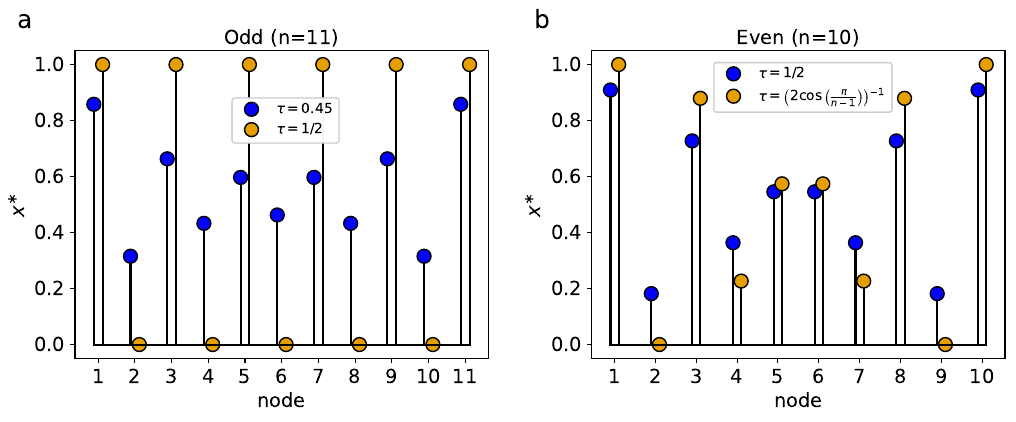

Source code (Python):
import matplotlib.pyplot as plt
import networkx as nx
import numpy as np
import os
import sys
from matplotlib.lines import Line2D

def get_path_graph(size):
    G = nx.Graph()
    for i in range(size-1):
        G.add_edges_from([(i+1, i+2)])
        
    return G
    
def get_fixed_point(tau, A):
    M = -tau * A - np.identity(len(A))
    point = np.linalg.solve(M, -np.ones(len(G)))
    
    return point

def get_plot(G, tau, ax=None, fig=None):

    A = nx.to_numpy_array(G)
    point = get_fixed_point(tau, A)
        
    ax.stem([ node for node in G ], point, linefmt=':')
    
    ax.set_xticks([ node for node in G ], [ node for node in G ], fontsize=12)
    ax.set_yticks([ 0.0, 0.2, 0.4, 0.6, 0.8, 1.0 ], [ 0.0, 0.2, 0.4, 0.6, 0.8, 1.0 ], fontsize=12)

    ax.set_xlabel('node', fontsize=14)
    ax.set_ylabel(r'$x^{\ast}$', fontsize=14)
    
if __name__ == "__main__":
    
    # Define the used color palette
    cud_palette = [
        '#0101fd',  # Blue
        '#E69F00',  # Orange
        '#000000',  # Black
        '#ff0101',  # Red
        '#0072B2',  # Blue
        '#D55E00',  # Vermilion
        '#CC79A7',  # Reddish Purple
        '#F95C99',  # Reddish Pink
        '#999999',  # Gray
        '#CC61B0',  # Pink
        '#F95C99',  # Reddish Pink
    ]
    
    fig, (ax1, ax2) = plt.subplots(nrows=1, ncols=2, figsize=(12,4))
    fig.subplots_adjust(hspace=0.3, wspace=0.25)

    ax1.text(x=-0.12, y=1.07, s='a', ha='center', transform=ax1.transAxes, fontsize=18)
    ax2.text(x=-0.12, y=1.07, s='b', ha='center', transform=ax2.transAxes, fontsize=18)


    # Odd case
    size = 11
    G = get_path_graph(size)
    
    # First tau case
    tau = 1/2-0.05
    A = nx.to_numpy_array(G)
    point = get_fixed_point(tau, A)
        
    markerline, stemlines, baseline = ax1.stem(np.array([ int(node) for node in G ])-0.12, point, 
                                               linefmt='black', 
                                               basefmt='black'
                                            #    label=r'$\tau =$' + f'{tau}'
                                               )
    markerline.set_markerfacecolor(cud_palette[0])
    markerline.set_markersize(10)
    
    ax1.set_xticks([ node for node in G ], [ node for node in G ], fontsize=14)
    ax1.set_yticks([ 0.0, 0.2, 0.4, 0.6, 0.8, 1.0 ], [ 0.0, 0.2, 0.4, 0.6, 0.8, 1.0 ], fontsize=14)

    ax1.set_xlabel('node', fontsize=14)
    ax1.set_ylabel(r'$x^{\ast}$', fontsize=14)
    
    # ---------------------------------------------------------------------------------------------------------
    
    # Second tau case
    tau = 1/2
    A = nx.to_numpy_array(G)
    point = get_fixed_point(tau, A)
        
    markerline, stemlines, baseline = ax1.stem(np.array([ int(node) for node in G ])+0.12, 
                                               point, linefmt='black', 
                                               basefmt='black'
                                            #    label=r'$\tau =$' + f'{tau}'
                                               )
    markerline.set_markerfacecolor(cud_palette[1])
    markerline.set_markersize(10)
    
    ax1.set_xticks([ node for node in G ], [ node for node in G ], fontsize=14)
    ax1.set_yticks([ 0.0, 0.2, 0.4, 0.6, 0.8, 1.0 ], [ 0.0, 0.2, 0.4, 0.6, 0.8, 1.0 ], fontsize=14)

    ax1.set_xlabel('node', fontsize=14)
    ax1.set_ylabel(r'$x^{\ast}$', fontsize=14)
    
    # Add legend to the plot
    line1 = Line2D([], [], color=cud_palette[0], marker='o', linestyle='None', label=r'$\tau = 0.45$', markersize=10, markeredgecolor='black')    
    line2 = Line2D([], [], color=cud_palette[1], marker='o', linestyle='None', label=r'$\tau = 1/2$', markersize=10, markeredgecolor='black')    
    legend = ax1.legend(handles=[line1, line2], loc=(0.38,0.7))
    ax1.add_artist(legend)
    
    # Even case
    size = 10
    G = get_path_graph(size)
    A = nx.to_numpy_array(G)
    point = get_fixed_point(tau, A)
        
    markerline, stemlines, baseline = ax2.stem(np.array([ int(node) for node in G ])-0.1,
                                               point, 
                                               linefmt='black', 
                                               basefmt='black'
                                            #    label=r'$\tau =$' + f'{tau}'
                                               )
    markerline.set_markerfacecolor(cud_palette[0])
    markerline.set_markersize(10)
    
    ax2.set_xticks([ node for node in G ], [ node for node in G ], fontsize=14)
    ax2.set_yticks([ 0.0, 0.2, 0.4, 0.6, 0.8, 1.0 ], [ 0.0, 0.2, 0.4, 0.6, 0.8, 1.0 ], fontsize=14)

    ax2.set_xlabel('node', fontsize=14)
    ax2.set_ylabel(r'$x^{\ast}$', fontsize=14)
    
    # Second tau case
    tau = (2 * np.cos(np.pi / (size-1)))**(-1)

    A = nx.to_numpy_array(G)
    point = get_fixed_point(tau, A)
        
    markerline, stemlines, baseline = ax2.stem(np.array([ int(node) for node in G ])+0.1, 
                                               point, 
                                               linefmt='black', 
                                               basefmt='black'
                                            #    label=r'$\tau =$' + r'$\left( 2 \cos\left(\frac{\pi}{n-1}\right) \right)^{-1}$'
                                               )
    markerline.set_markerfacecolor(cud_palette[1])
    markerline.set_markersize(10)
    
    ax2.set_xticks([ node for node in G ], [ node for node in G ], fontsize=14)
    ax2.set_yticks([ 0.0, 0.2, 0.4, 0.6, 0.8, 1.0 ], [ 0.0, 0.2, 0.4, 0.6, 0.8, 1.0 ], fontsize=14)

    ax2.set_xlabel('node', fontsize=14)
    ax2.set_ylabel(r'$x^{\ast}$', fontsize=14)

    # Add legend to the plot
    line1 = Line2D([], [], color=cud_palette[0], marker='o', linestyle='None', label=r'$\tau = 1/2$', markersize=10, markeredgecolor='black')    
    line2 = Line2D([], [], color=cud_palette[1], marker='o', linestyle='None', label=r'$\tau =$' + r'$\left( 2 \cos\left(\frac{\pi}{n-1}\right) \right)^{-1}$', markersize=10, markeredgecolor='black')    
    legend = ax2.legend(handles=[line1, line2], loc=(0.296,0.8))
    ax2.add_artist(legend)

    ax1.text(0.5, 1.02, 'Odd (n=11)', ha='center', transform=ax1.transAxes, fontsize=14)    
    ax2.text(0.5, 1.02, 'Even (n=10)', ha='center', transform=ax2.transAxes, fontsize=14)    
    
    save_name = os.path.join(sys.path[0], 'Figure2.pdf')
    plt.savefig(save_name, dpi=900, transparent=True, bbox_inches='tight')
    
    plt.show()



